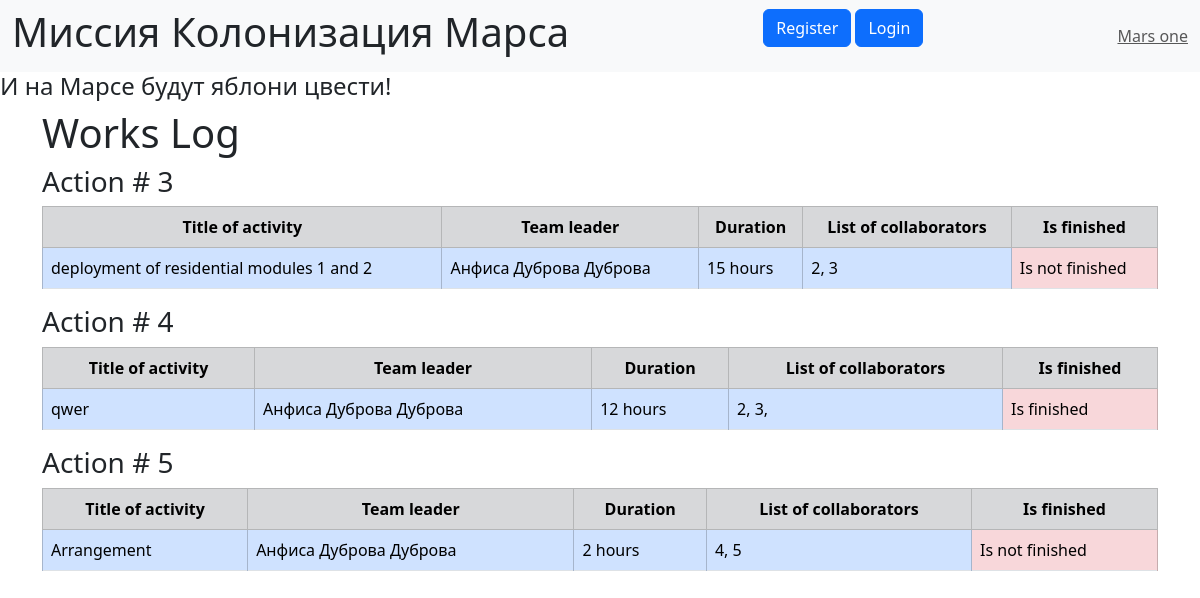
The page / on the database its author committed.
### SQL/data/jobs.py (models this page shows, shortened)
class Jobs(SqlAlchemyBase):
    __tablename__ = 'jobs'
    id = sqlalchemy.Column(sqlalchemy.Integer, primary_key=True, autoincrement=True)
    job = sqlalchemy.Column(sqlalchemy.String, nullable=True)
    work_size = sqlalchemy.Column(sqlalchemy.Integer)
    collaborators = sqlalchemy.Column(sqlalchemy.String, nullable=True)
    start_date = sqlalchemy.Column(sqlalchemy.DateTime, nullable=True)
    end_date = sqlalchemy.Column(sqlalchemy.DateTime, nullable=True)
    is_finished = sqlalchemy.Column(sqlalchemy.Boolean, nullable=True)
    team_leader = sqlalchemy.Column(sqlalchemy.Integer, sqlalchemy.ForeignKey("users.id"))
    user = orm.relationship('User')

### main.py (the view)
@app.route("/")
def works_log():
    session = db_session.create_session()
    jobs = session.query(Jobs)
    captions = ['Title of activity', 'Team leader', 'Duration', 'List of collaborators', 'Is finished']
    team_leaders = [f"{user.name} {user.surname}" for job in jobs
                    for user in session.query(User).filter(User.id == job.team_leader)]
    return render_template('work.html', jobs=jobs, captions=captions, team_leaders=team_leaders)

### SQL/data/db_session.py (called while the page is built)
def create_session() -> Session:
    global __factory
    return __factory()

### templates/work.html (shortened to what this page needs)
{% extends "base.html"%}
{% block content %}
    <h1>Works Log</h1>
    {% for job in jobs%}
          <h3>Action # {{job.id}}</h3>
          <table class="table table-striped table-bordered">
          <tr class="table-secondary">
              {% for caption in captions%}
                    <th style="text-align: center;">{{caption}}</th>
              {% endfor%}
          </tr>
          <tr style="max-height: 100px">
              {% if job.is_finished %}
                 {% set is_finished = "Is finished" %}
              {% else %}
                 {% set is_finished = "Is not finished" %}
              {% endif %}
              <td class="table-primary">{{ job.job }}</td>
              <td class="table-primary">{{ team_leaders[loop.index - 1] }}</td>
              <td class="table-primary">{{ job.work_size }} hours</td>
              <td class="table-primary">{{ job.collaborators }}</td>
              <td class="table-danger">{{ is_finished }}</td>
          </tr>
          </table>
    {% endfor%}
{% endblock %}

### templates/base.html (shortened to what this page needs)
<!DOCTYPE html>
<html lang="en">
<head>
    <link href="https://cdn.jsdelivr.net/npm/bootstrap@5.3.3/dist/css/bootstrap.min.css" rel="stylesheet">
</head>
<body>
<nav class="navbar navbar-expand-lg bg-body-tertiary">
  <div class="container-fluid">
   <h1>Миссия Колонизация Марса</h1>
      {% if current_user.is_authenticated %}
      <a class="navbar-brand" href="/logout">{{ current_user.name }} {{current_user.surname}}</a>
      <a class="btn btn-primary" href="/addjob">Add job</a>
      <a class="btn btn-primary" href="/logout">Logout</a>
      {% else %}
      <p>
          <a class="btn btn-primary" href="/register">Register</a>
        <a class="btn btn-primary" href="/login">Login</a>
      </p>
      {% endif %}
      <a class="navbar-text" href="#">
        Mars one
      </a>
    </div>
</nav>
<h4>И на Марсе будут яблони цвести!</h4>
<main role="main" class="container">
    {% block content %}
    {% endblock %}
</main>
</body>
</html>

### rows shown on the page
Jobs: id "3", captions "Title of activity" "Team leader" "Duration" "List of collaborators" "Is finished", job "deployment of residential modules 1 and 2", team_leaders "Анфиса Дуброва Дуброва", work_size "15", collaborators "2, 3", is_finished "Is not finished"
Jobs: id "4", captions "Title of activity" "Team leader" "Duration" "List of collaborators" "Is finished", job "qwer", team_leaders "Анфиса Дуброва Дуброва", work_size "12", collaborators "2, 3,", is_finished "Is finished"
Jobs: id "5", captions "Title of activity" "Team leader" "Duration" "List of collaborators" "Is finished", job "Arrangement", team_leaders "Анфиса Дуброва Дуброва", work_size "2", collaborators "4, 5", is_finished "Is not finished"
